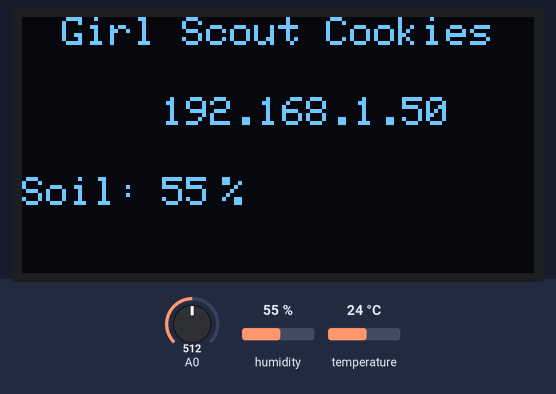
Simulated run of this sketch. Board: ESP8266 (NodeMCU). Shown: 128×64 one-colour display. Inputs (shaded band) come from the test bench; at power-on: temperature 24 °C, A0 = 512, humidity 55 %. WiFi joins after 1.5 s; servers stay silent unless stated; the display library's start-up logo is not drawn; what the sketch prints to the serial monitor is not drawn.

Above: at 5.0 s.
5.1 s: temperature set to 12 °C
At 16.56 s:
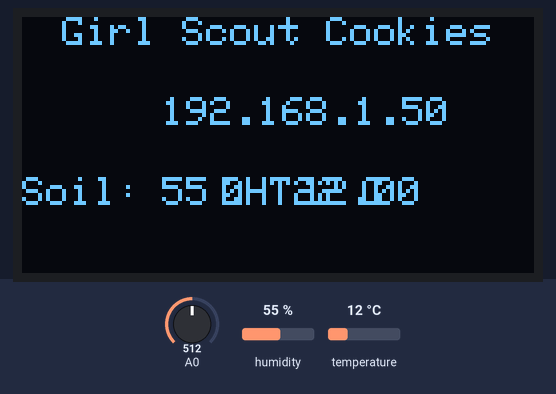
18.1 s: A0 set to 716
At 19.3 s:
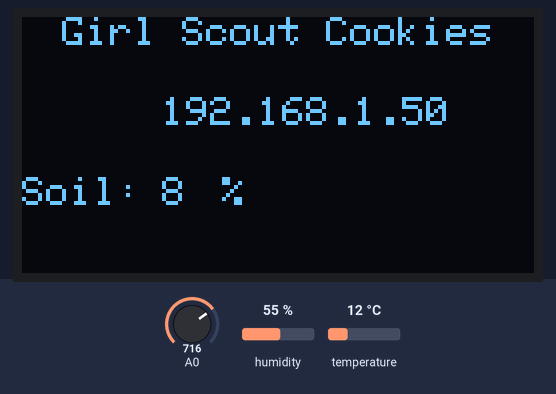
30.7 s: temperature set to 19 °C
At 42.2 s:
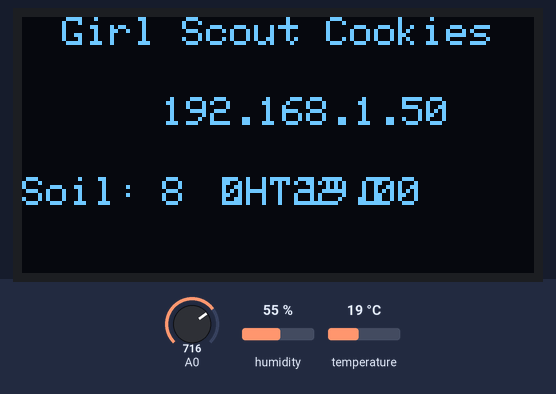
43.8 s: A0 set to 900
At 45.4 s:
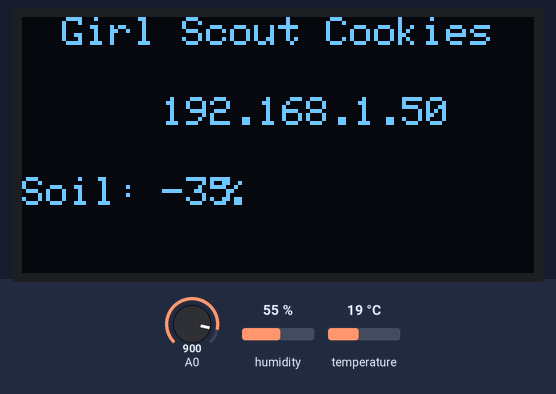
56.4 s: temperature set to 28 °C
At 67.85 s:
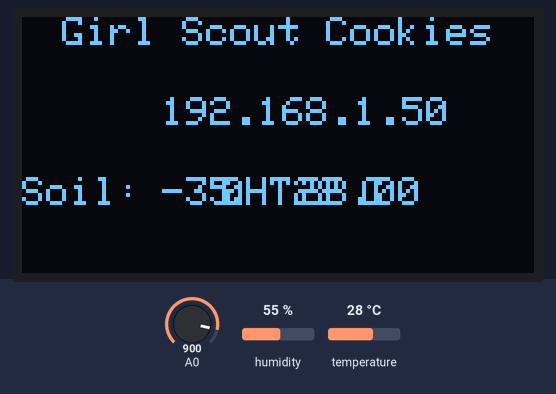
69.4 s: A0 set to 1010
At 71.4 s:
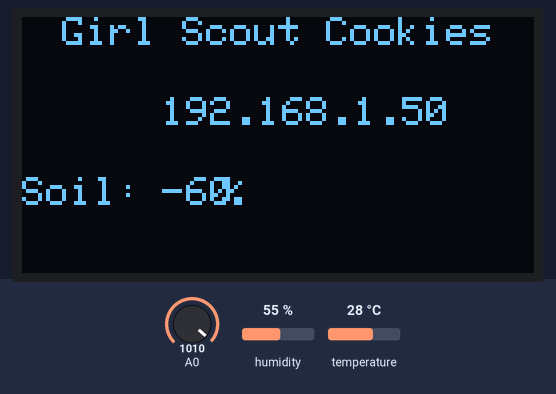
Timing chart, 0 to 72.9 s (numbered marks = the images above; inputs shaded):
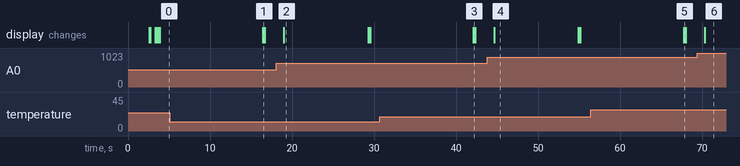

Measured:
- after the input at 5.1 s, the display: changes after 11.3 s (image 1)
- after the input at 18.1 s, the display: changes after 0.89 s (image 2)
- after the input at 30.7 s, the display: changes after 11.4 s (image 3)
- after the input at 43.8 s, the display: changes after 0.84 s (image 4)
- after the input at 56.4 s, the display: changes after 11.3 s (image 5)
- after the input at 69.4 s, the display: changes after 0.89 s (image 6)
- what the display in image 2 shows lasts 10.3 s, from 19.0 s to 29.3 s

The sketch:

ESP_GROW_03032019.ino.ino
```cpp
/*ESP-Grow
By Kyle Rodrigues
Date: 03032019

DHT22 - D4 pin 2
Screen - OLED Screen , Addr 0x3C
soil capacitive sensor A0

Changes: title change to esp-grow
-oled delays changed from 1000 to 100
-DHT if statement >1000 from >2000
-map function applied to moisture
- MicroOLED fucntion removed, added 0.96" OLED
*/

//****Include Statements******
//ESP8266
#include <ESP8266WiFi.h>
#include <WiFiClient.h>
#include <ESP8266WebServer.h>
#include <ESP8266mDNS.h>

//OLED Screen
#include <Wire.h>  // Include Wire if you're using I2C
#include <Adafruit_GFX.h>
#include <Adafruit_SSD1306.h>

//DHT22
#include "DHT.h"


//*****OLED 0.96" **********
#define SCREEN_WIDTH 128 // OLED display width, in pixels
#define SCREEN_HEIGHT 64 // OLED display height, in pixels
#define OLED_RESET     1 // // Wemo SCL
Adafruit_SSD1306 display(SCREEN_WIDTH, SCREEN_HEIGHT, &Wire, OLED_RESET);

//*****DHT22 **********
#define DHTPIN 2     // what digital pin the DHT22 is conected to
#define DHTTYPE DHT22   // there are multiple kinds of DHT sensors
DHT dht(DHTPIN, DHTTYPE);
int timeSinceLastRead = 0;

//*****ESP8266 **********
const char* ssid = "Pretty Fly For A Wifi-2.4";
const char* password = "supercarbon";
ESP8266WebServer server(80);


void handleRoot() {
	server.send(200, "text/bold", "ESP-Grow");
}

void handleNotFound() {
	String message = "File Not Found\n\n";
	message += "URI: ";
	message += server.uri();
	message += "\nMethod: ";
	message += (server.method() == HTTP_GET) ? "GET" : "POST";
	message += "\nArguments: ";
	message += server.args();
	message += "\n";
	for (uint8_t i = 0; i < server.args(); i++) {
		message += " " + server.argName(i) + ": " + server.arg(i) + "\n";
	}
	server.send(404, "text/plain", message);
}

void setup(void) {
	Serial.begin(115200);

    //******OLED Start*****
   // SSD1306_SWITCHCAPVCC = generate display voltage from 3.3V internally
  if(!display.begin(SSD1306_SWITCHCAPVCC, 0x3C)) { // Address 0x3D for 128x64
    Serial.println(F("SSD1306 allocation failed"));
    for(;;); // Don't proceed, loop forever
  }
    display.display();
    delay(2000); // Pause for 2 seconds
  // Clear the buffer
  display.clearDisplay();
	Serial.println("Running OLED");

	Serial.println("Running Wifi!");
	WiFi.mode(WIFI_STA);
	WiFi.begin(ssid, password);
	Serial.println("");


	// Wait for connection
	while (WiFi.status() != WL_CONNECTED) {
		delay(500);
		Serial.print(".");
		display.clearDisplay();
    display.setTextSize(1);             // Normal 1:1 pixel scale
    display.setTextColor(WHITE);        // Draw white text
		display.setCursor(10, 0); // Set cursor to top-left
    display.cp437(true);         // Use full 256 char 'Code Page 437' font
		// Print can be used to print a string to the screen:
		display.println("Girl Scout Cookies");
		display.display();       // Refresh the display
		delay(100);          // Delay a second and repeat
		display.setCursor(40, 20);
		display.println("Get WIFI");
		display.display();
    delay(100);

	}

	Serial.println("");
	Serial.print("Connected to ");
	Serial.println(ssid);
	Serial.print("IP address: ");
	Serial.println(WiFi.localIP());

  display.clearDisplay();
  display.display();
  delay(100);
  display.setCursor(10, 0); // Set cursor to top-left
  display.println("Girl Scout Cookies");
  display.setCursor(35, 20);
	display.println(WiFi.localIP());
	display.display();
	delay(100);
  display.display();

	if (MDNS.begin("esp8266")) {
		Serial.println("MDNS responder started");
	}

	server.on("/", handleRoot);

	server.on("/inline", []() {
		server.send(200, "text/plain", "this works as well");
	});

	server.onNotFound(handleNotFound);

	server.begin();
	Serial.println("HTTP server started");

}

void loop(void) {
  screen();
	moist();
	DHT22Sens();
	server.handleClient();
	delay(100);

}

//This function was made to easily clear the screen and readd title and ipaddr
void screen(void){
  display.clearDisplay();
  display.setCursor(10, 0);
  display.cp437(true);         // Use full 256 char 'Code Page 437' font
  display.println("Girl Scout Cookies");
  display.setCursor(35, 20);
  display.println(WiFi.localIP());
  DHT22Sens();

}

void moist() {
	int mositsens = map(analogRead(0),320,750,100,0);
	Serial.println(mositsens);
 	display.setCursor(0, 40);
  display.println("Soil:");
  display.setCursor(35, 40);
	display.println(mositsens);
  display.setCursor(50, 40);
  display.println("%");
	display.display();
	delay(1000);
  display.display();
	timeSinceLastRead += 100;
}

void DHT22Sens() {

	if (timeSinceLastRead > 1000) {
		// Reading temperature or humidity takes about 250 milliseconds!
		// Sensor readings may also be up to 2 seconds 'old' (its a very slow sensor)
		float h = dht.readHumidity();
		// Read temperature as Celsius (the default)
		float t = dht.readTemperature();

		// Check if any reads failed and exit early (to try again).
		if (isnan(h) || isnan(t)) {
			Serial.println("Failed to read from DHT sensor!");
			timeSinceLastRead = 0;
			return;
		}
		float hic = dht.computeHeatIndex(t, h, false);

		Serial.print("Humidity: ");
		Serial.print(h);
		Serial.print(" %\t");
		Serial.print("Temperature: ");
		Serial.print(t);
		Serial.print(" *C ");
		Serial.print("Heat index: ");
		Serial.print(hic);
		Serial.print(" *C ");

    display.setCursor(50, 40);
    display.println("DHT22");
		display.setCursor(70, 40);
		display.println(t);
    display.setCursor(85, 40);
    display.println("C");
		display.display();
		delay(100);          // Delay a second and repeat
		display.display();

		timeSinceLastRead = 0;
	}
}

void webupdate(){


}
```
